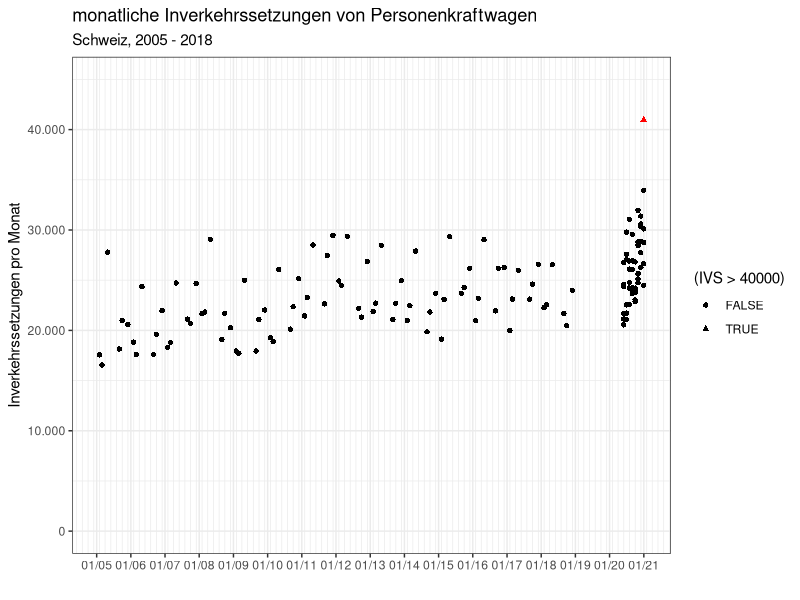
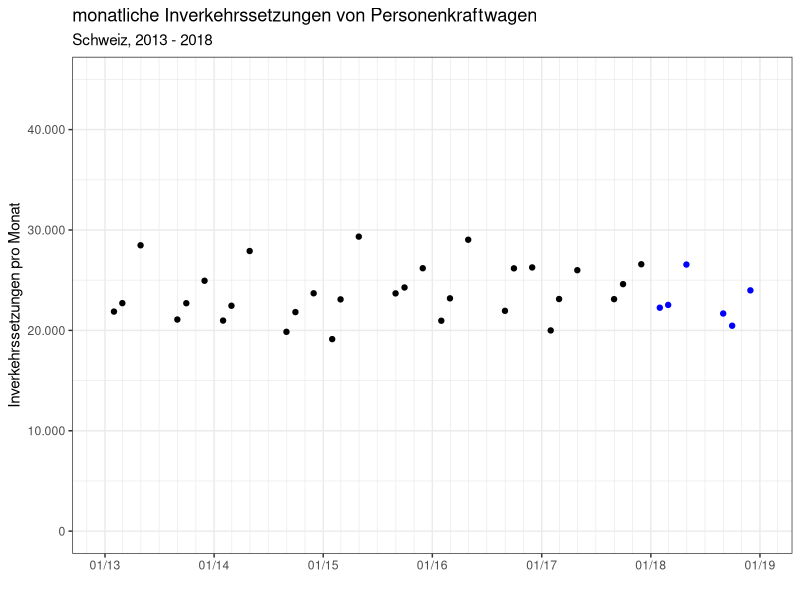
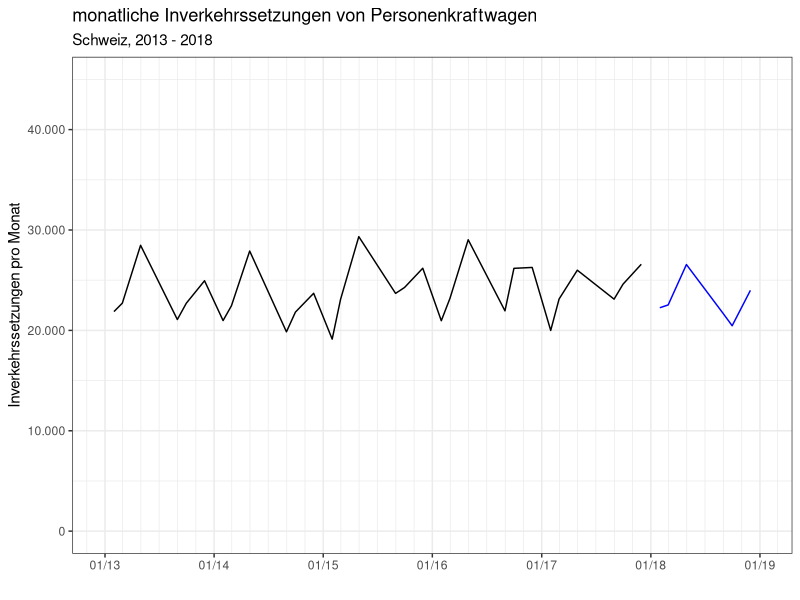
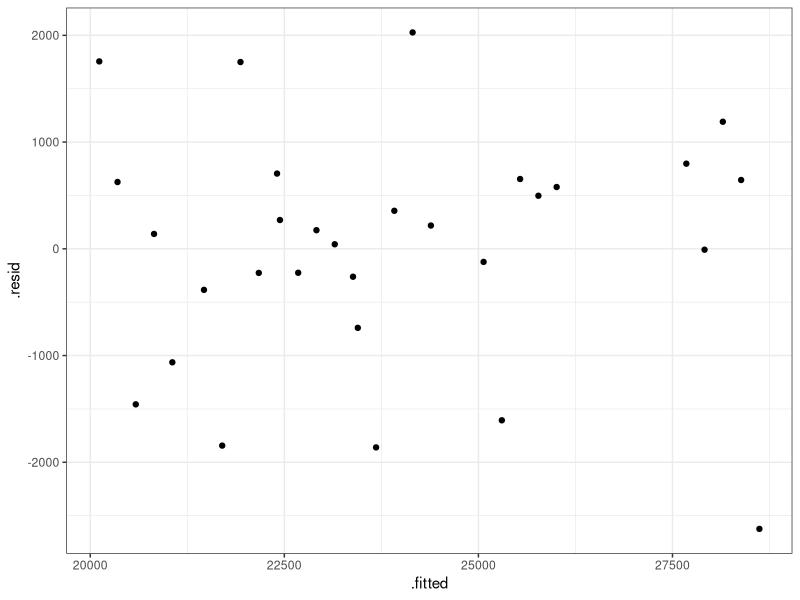
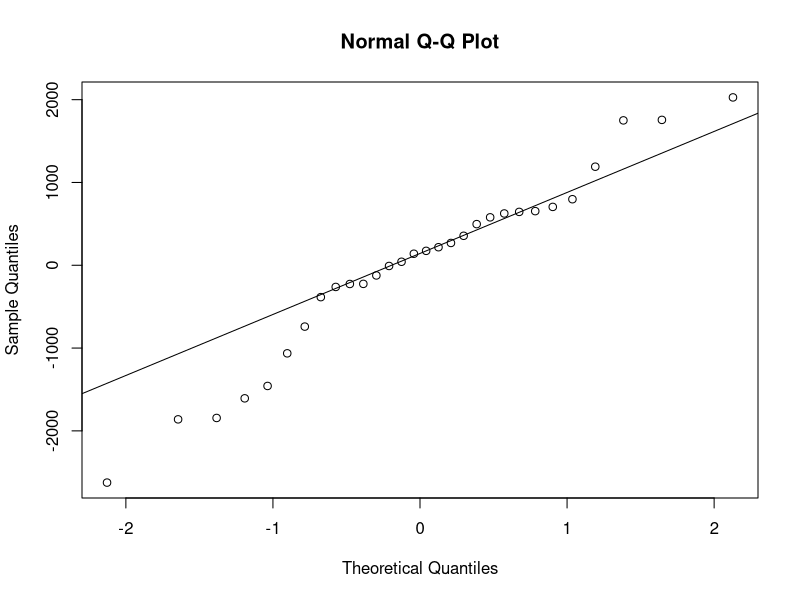

The R script that drew these images, in order: (Note: this script raises an error after producing the figures.)
## ---- chunk 1
# Initialiserung des Notebooks
knitr::opts_chunk$set(echo = FALSE)

# Benötigte Bibliothekn laden
library(tidyverse)  # readr, dplyr, ... 
library(lubridate)  # Datum und Uhrzeit
library(modelr)     # Modellierung
library(broom)      # Zusammenfassung von Modellergebnissen in Dataframes
library(corrplot)      # Zusammenfassung von Modellergebnissen in Dataframes
 
library(lmtest)     # für Goldfeldt/Quandt-Test
library(car)        # für VIF

theme_set(theme_bw()) # Abbildungen im Druck besser lesbar als mit dem Default-Theme theme_gray()

# Berechne den letzten Tag des Monats
monthsEnd <- function(Jahr, Monat) {
  require(lubridate)
  paste(Jahr, Monat, "01", sep = "-") %>% ymd() %>% ceiling_date(unit = "months") - 1
}

# Formatiere "1.234,56" statt "1,234.56"
formatT <- function(n) {
  format(n, big.mark = ".", decimal.mark = ",")
}
## ---- chunk 2

# csv als Rohdaten importieren
ivs_raw <-
  read_csv(file = "Daten/20190824 Neuzulassungen CH.csv",
           skip = 2,
           locale = locale(encoding = "latin1")) # Windows Latin 1

# Beschränkung auf relevante Daten
ivs_simple <- ivs_raw %>%
  select(-"Fahrzeuggruppe / -art") %>% # Spalte Fahrzeugruppe löschen
  gather(key = Jahr, value = "IVS", -Monat) %>% # die Jahresspalten in Zeilen umbauen
  mutate(Datum = monthsEnd(Jahr, Monat)) %>%  # Jahr Monat umbauen auf eine Datum zum Monatsende
  select(Datum, IVS) # nur die Spalten Datum und IVS auswählen

# Darstellung der monatlichen Inverkehrssetzungen als Scatterplot
ivs_simple %>%
  ggplot(aes(x = Datum)) +
  scale_x_date( # Formatierungsanweisungen für die x-Achse
    name = "",
    date_labels = "%m/%y",
    date_minor_breaks = "2 months",
    date_breaks = "years"
  ) +
  scale_y_continuous( # Formatierungsanweisungen für die y-Achse
    name = "Inverkehrssetzungen pro Monat",
    limits = c(0, 45000),
    labels = formatT # Anzeige der Skala mit Tausender-Punkt
  ) +
  geom_point(aes(
    y = IVS, # IVS auf der y-Achse
    shape = (IVS > 40000), # eigene Form für Werte über 40000
    color = (IVS > 40000)  # eigene Farbe für Werte über 40000
  )) +
  scale_colour_manual(values = c("black", "red")) + # manuelle Farbskala
  guides(color = "none") + # Keine Legende für die Farbe
  labs(title = "monatliche Inverkehrssetzungen von Personenkraftwagen",
       subtitle = "Schweiz, 2005 - 2018")

## ---- chunk 3
ivs_simple <- ivs_simple %>% filter(Datum > ymd("2012-12-31"))
summary(ivs_simple)

## ---- chunk 4
p <- ivs_simple %>% # Diagrammgrunddaten festlegen
  ggplot(aes(x = Datum)) + # Datumswerte auf der x-Achse
  scale_x_date(
    # Formatierung der x-Achse
    name = "",
    limits = c(ymd("2013-01-01", "2018-12-31")),
    date_labels = "%m/%y",
    date_minor_breaks = "2 months",
    date_breaks = "years"
  ) +
  scale_y_continuous( # Formatierung der y-Achse
    name = "Inverkehrssetzungen pro Monat",
    limits = c(0, 45000),
    labels = formatT) +
  scale_colour_manual(values = c("black", "blue")) + # eigene Farbskala
  guides(color = "none") + # keine Legende für die Farbe
  labs(title = "monatliche Inverkehrssetzungen von Personenkraftwagen",
       subtitle = "Schweiz, 2013 - 2018")

p + # Punkte über das Diagramm legen
  geom_point(aes(y = IVS,
                 color = (year(Datum) == 2018)))

## ---- chunk 5
# Lineare Rgression mit der Funktion lm, Datum als Regressor, IVS als Regressand
mod <- lm(formula = IVS ~ Datum, data = ivs_simple)

# Aufbereitung der Modellergebnisse in Dataframes mit Funktionen aus dem broom-package.
tidy_mod <- tidy(mod)
glance_mod <- glance(mod)
augment_mod <- augment(mod)
summary(mod)
## ---- chunk 6

# Die bereits berechneten Grunddaten des Diagramms werden hier wiederverwendet.
# Die Datenwerte werden jetzt aber als Liniendiagramm eingefügt.
p + geom_line(aes(y = IVS, color = (year(Datum) == 2018)))

## ---- chunk 7

# Der einfach Dataframe ivs_simple mit den Spalten IVS und Datum
# wir hier erweitert: die Nummer des Monats wird als zweistellige Zeichenkette ergänzt.
ivs_simple <- ivs_simple %>% 
  mutate(Monat = str_pad(month(Datum), 2, pad = "0"))

# Aufteilen der Daten in ein Trainings- und ein Testset
ivs_simple_train <- ivs_simple %>% filter(Datum < date("2018-01-01"))
ivs_simple_test <- ivs_simple %>% filter(Datum >= date("2018-01-01"))

# Erneute Berechnung des Modells ...
mod <- lm(formula = IVS ~ Datum + Monat, data = ivs_simple_train)

# ... und Ausgabe der Modellergebnisse
summary(mod)

## ---- chunk 8

# Dataframe um Prognosewerte und Residuen ergänzen
df_mod <- augment(mod)

#Scatterplot der Residuen gegen geschätzte Werte
ggplot(data = df_mod, aes(x = .fitted, y = .resid)) +
  geom_point()

## ---- chunk 9
# Goldfeld-Quandt-Test aus dem lmtest-package.
gqtest(mod)

## ---- chunk 10
# Durbin-Watson-Test (package lmtest)
dwtest(mod)
## ---- chunk 11
# Alle Spalten in numerische Werte umwandeln
# m <- ivs_simple_train[,-3] %>%
#   mutate(Datum = as.numeric(Datum))

# Korrelationsmatrix berechnen und visualisieren
# corrplot(corr = cor(m), method = "pie")

# Varianz-Inflation-Faktoren berechnen
# vif(mod)
## ---- chunk 12
qqnorm(df_mod$.resid)
qqline(df_mod$.resid, datax = FALSE, distribution = qnorm,
       probs = c(0.25, 0.75), qtype = 7)

## ---- chunk 13

# Prognosewerte aufgrund des berechneten Modells ergänzen
ivs_simple <- ivs_simple %>% add_predictions(model = mod)

# Grafische Darstellung der Prognosen (gestrichelt)
p + geom_line(aes(y = IVS, color = (year(Datum) == 2018))) +
  geom_line(aes(y = pred),
            linetype = 2, # dashed
            color = "red",
            data = ivs_simple)

# Performance-Metriken
fPerformance <- function(mod, data) {
  list(mae = mae(mod, data),
    mape = mape(mod, data),
    rmse = rmse(mod, data),
    mse = mse(mod, data)) %>% 
    bind_rows()
}

# Performance-Berechnung auf der Basis der Testdaten
fPerformance(mod, ivs_simple_test)

## ---- chunk 14

# Daten des Statistischen Bundesamtes mit Informationen zur Treibstoffart
ivs_raw_fuel <-
  read_csv(file = "Daten/20190824 Neuzulassungen CH Treibstoff.csv",
           skip = 2,
           locale = locale(encoding = "latin1")) # Windows Latin 1

# Daten vorbereiten
ivs_fuel <- ivs_raw_fuel %>%
  select(-"Fahrzeuggruppe / -art") %>% # Es wurde nur Personenkraftwagen ausgewählt, Spalte Fahrzeugruppe löschen
  gather(key = Jahr, value = "IVS", -Monat, -Treibstoff) %>% # die Jahresspalten in Zeilen umbauen
  mutate(Datum = monthsEnd(Jahr, Monat)) %>%  # Jahr Monat umbauen auf eine Datum zum Monatsende
  mutate(Monat = str_pad(month(Datum), 2, pad = "0")) %>% 
  filter(Datum > ymd("2012-12-31")) %>% 
  select(Datum, Monat, Treibstoff, IVS)

# Graphische Darstellung, differenziert nach Treibstoffart, erzeugen aber noch nicht anzeigen
p <- ivs_fuel %>%
  ggplot(aes(x = Datum, color = Treibstoff,, linetype = Treibstoff)) +
  labs(title = "Inverkehrssetzungen PKW, nach Treibstoffart",
       subtitle = "Schweiz, 2013 - 2018")  +
  scale_x_date(
    name = "",
    limits = c(ymd("2013-01-01", "2018-12-31")),
    date_labels = "%m/%y",
    date_minor_breaks = "2 months",
    date_breaks = "years"
  )

# Lineare Skala
p + scale_y_continuous(name = "Inverkehrssetzungen pro Monat", labels = formatT) +
  geom_line(aes(y = IVS))

# Logarithmische Skala
p + scale_y_log10(name = "Inverkehrssetzungen pro Monat", labels = formatT) +
  geom_line(aes(y = IVS), 
            data = ivs_fuel[ivs_fuel$IVS > 0,])

## ---- chunk 15

# Ausschluss von Gas und Treibstoffarten "Anderer" sowie ohne Motor
ivs_fuel <- ivs_fuel %>% 
  # filter(!Treibstoff %in% c("Anderer", "Gas (mono- und bivalent)", "Ohne Motor"))
  filter(!Treibstoff %in% c("Anderer", "Ohne Motor"))

# Lineare Skala
p + scale_y_continuous(name = "Inverkehrssetzungen pro Monat", labels = formatT) +
  geom_line(aes(y = IVS, linetype = Treibstoff), data = ivs_fuel)

# Logarithmische Skala
p + scale_y_log10(name = "Inverkehrssetzungen pro Monat", labels = formatT) +
  geom_line(aes(y = IVS, linetype = Treibstoff), 
            data = ivs_fuel[ivs_fuel$IVS > 0,])

## ---- chunk 16
# Daten in Training und Test aufsplitten
ivs_train <- ivs_fuel %>% filter(Datum < date("2018-01-01"))
ivs_test <- ivs_fuel %>% filter(Datum >= date("2018-01-01"))

# das lineare Modell in einer Funktion kapseln
fMod <- function(df){
  lm(IVS ~ Datum + Monat, data = df)
}

# je Treibstoffart die Trainingsdaten gruppieren und in einen Unterdataframe sammmeln
ivs_models <- ivs_train %>% 
  group_by(Treibstoff) %>%
  nest(data = c(Datum, Monat, IVS)) %>% # ein Datensatz je Treibstoffart mit Unterdataframe
  mutate( # für jede Treibstoffart ...
    model = map(data, fMod), # ... berechne ein lineares Modell
    data = map2(data, model, add_residuals), # ... Residuen hinzufügen
    data = map2(data, model, add_predictions), # ... und geschätzte Werte
    glance = map(model, broom::glance) # Kennzuahlen zu Modellperformance berechnen
 )

# Die Unterdataframes wieder auflösen ...
ivs_train <- ivs_models %>% unnest(cols = c(data)) %>%
  select(-model, -glance)

# ... und Modellmetriken in einem eigenen df speichern.
ivs_models <- ivs_models %>% 
  select(-data) %>% 
  unnest(cols = c(glance))

# Plots
ivs_train[ivs_train$IVS > 0 & ivs_train$pred > 0,] %>% 
  ggplot(aes(x = Datum)) + # Datum auf der x-Achsel
  geom_line(aes(y = IVS), color = "red") + # tatsächliche Werte und ....
  geom_line(aes(y = pred), color = "grey") + # Prediktoren auf der y-Achse
  scale_y_log10() + # Logarithmische Ordinate
  facet_wrap( ~ Treibstoff) # kleine Subdiagramm je Treibstoffart.

# Modellmetriken ausgeben
ivs_models %>% arrange(r.squared) 

## ---- chunk 17
# Modellperformance berechnen

ivs_test <- ivs_test %>%
  group_by(Treibstoff) %>% 
  nest(data = c(Datum, Monat, IVS)) %>% # "nest" je Treibstoffart
  add_column(model = ivs_models$model) %>% # bereits berechnetes Modell hinzufügen
  mutate(
    data = map2(data, model, add_residuals), # Residuen ergänzen ...
    data = map2(data, model, add_predictions), # Vorhersagewerte dazugeben
    pfmc = map2(model, data, fPerformance)) %>% # Modellkennzahl berechnen.
  select(-model) # die Spalte model wird nicht mehr benötigt

ifs_test_models <- ivs_test %>% # create dataframe with model metrics
  select(-data) %>% 
  unnest(pfmc)

ivs_test <- ivs_test %>% # erstelle einen Dataframe mit Prognosen und Residuen
  select(-pfmc) %>% 
  unnest(data)

ivs_test[ivs_test$IVS > 0 & ivs_test$pred > 0,] %>% # bitte keine Nullen, die logarithmiert werden ...
  ggplot(aes(x = Datum)) +
  geom_line(aes(y = IVS), color = "red") + # tatsächliche Werte
  geom_line(aes(y = pred), color = "grey") + # Vorhersagewerte
  scale_y_log10() + # logarithmische Skala
  facet_wrap(~ Treibstoff) # Unterdiagramm je Treibstoffart

